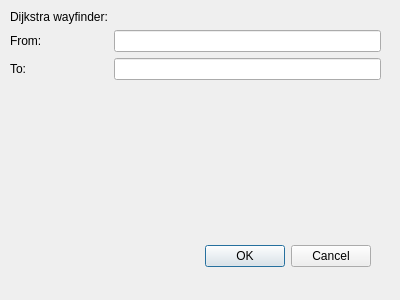
<?xml version="1.0" encoding="UTF-8"?>
<ui version="4.0">
 <class>SearchDialog</class>
 <widget class="QDialog" name="SearchDialog">
  <property name="geometry">
   <rect>
    <x>0</x>
    <y>0</y>
    <width>400</width>
    <height>300</height>
   </rect>
  </property>
  <property name="windowTitle">
   <string>Dialog</string>
  </property>
  <widget class="QDialogButtonBox" name="buttonBox">
   <property name="geometry">
    <rect>
     <x>30</x>
     <y>240</y>
     <width>341</width>
     <height>32</height>
    </rect>
   </property>
   <property name="cursor">
    <cursorShape>ArrowCursor</cursorShape>
   </property>
   <property name="orientation">
    <enum>Qt::Horizontal</enum>
   </property>
   <property name="standardButtons">
    <set>QDialogButtonBox::Cancel|QDialogButtonBox::Ok</set>
   </property>
  </widget>
  <widget class="QWidget" name="formLayoutWidget">
   <property name="geometry">
    <rect>
     <x>10</x>
     <y>10</y>
     <width>371</width>
     <height>157</height>
    </rect>
   </property>
   <layout class="QFormLayout" name="formLayout">
    <item row="0" column="0">
     <widget class="QLabel" name="label_Heading">
      <property name="cursor">
       <cursorShape>ArrowCursor</cursorShape>
      </property>
      <property name="text">
       <string>Dijkstra wayfinder:</string>
      </property>
     </widget>
    </item>
    <item row="2" column="0">
     <widget class="QLabel" name="label_From">
      <property name="text">
       <string>From: </string>
      </property>
     </widget>
    </item>
    <item row="2" column="1">
     <widget class="QLineEdit" name="input_CityFrom"/>
    </item>
    <item row="3" column="0">
     <widget class="QLabel" name="label_To">
      <property name="text">
       <string>To: </string>
      </property>
     </widget>
    </item>
    <item row="3" column="1">
     <widget class="QLineEdit" name="input_CityTo">
      <property name="clearButtonEnabled">
       <bool>false</bool>
      </property>
     </widget>
    </item>
   </layout>
  </widget>
 </widget>
 <tabstops>
  <tabstop>input_CityFrom</tabstop>
  <tabstop>input_CityTo</tabstop>
 </tabstops>
 <resources/>
 <connections/>
</ui>
